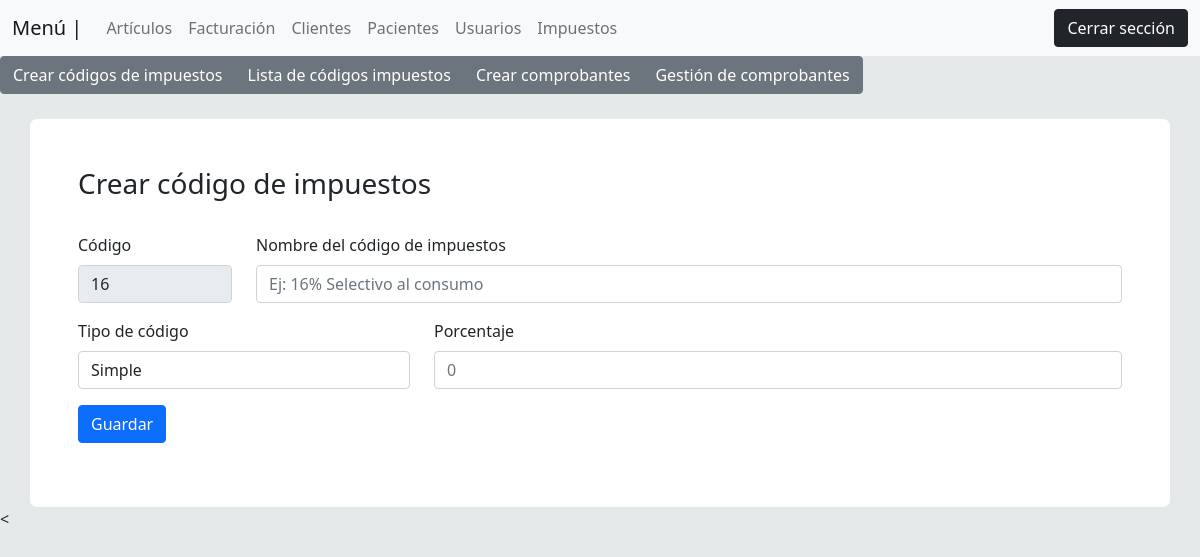
Before: /views/crear_codigo.php (signed in) with the older database file.
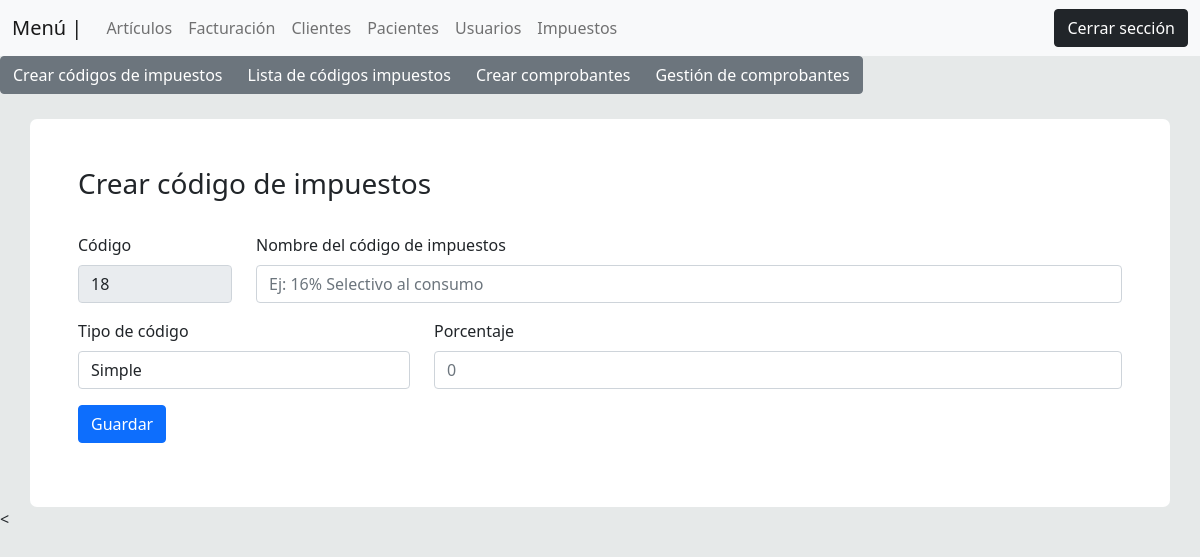
After: the same page with the newer database file.
### tables this page shows
CREATE TABLE `impuestos` (
  `id` int(11) NOT NULL,
  `nombre` varchar(100) NOT NULL,
  `tipo` varchar(100) NOT NULL,
  `porcentaje` int(10) DEFAULT NULL,
  `creado_por` varchar(50) NOT NULL,
  `fecha_creacion` timestamp NOT NULL DEFAULT current_timestamp() ON UPDATE current_timestamp(),
  `modificado_por` varchar(100) DEFAULT NULL,
  `fecha_modificacion` date DEFAULT NULL,
  `borrado_por` varchar(100) DEFAULT NULL,
  `fecha_borrado` date DEFAULT NULL
);

### views/crear_codigo.php (the view, shortened to what this page needs)
<?php
 include('plantilla/menu_top.php');
 include('plantilla/menu_impuestos.php');
 $consulta_ultimo = "SELECT id from impuestos order by id desc";
 $query_ultimo = $conexion->query($consulta_ultimo);
 $resultado_ultimo = $query_ultimo->fetch_assoc();
 $existencia = $query_ultimo->num_rows;
 if($existencia > 0 ){
    $inizializados = $resultado_ultimo["id"] + 1;
 }
 else{
    $inizializados="PRIMERO";
 }
?>
<div class="p-5 contenido">
        <div class="col-md-12">
            <H3>Crear código de impuestos</H3><br>
            <form action="../backend/impuestos/crear.php" method="post">
                <div class="row">
                    <div class="col-md-2">
                        <label for="exampleFormControlInput1" class="form-label">Código</label>
                        <input type="text" disabled class="form-control" value="<?php echo $inizializados  ?>" placeholder="000005">
                    </div>
                    <div class="col-md-10 mb-3">
                        <label for="exampleFormControlInput1" class="form-label">Nombre del código de impuestos</label>
                        <input type="text" name="nombre" class="form-control"placeholder="Ej: 16% Selectivo al consumo" required>
                    </div>
                    <div class="col-md-4 mb-3">
                        <label for="exampleFormControlTextarea1" class="form-label">Tipo de código</label>
                        <select  id = "tipo" name="tipo" class="form-control" id="">
                            <option  value="Simple">Simple</option>
                        </select>
                    </div>
                    <div  class="col-md-8 mb-3">
                        <div id="simple">
                            <label for="exampleFormControlTextarea1" class="form-label">Porcentaje</label>
                            <input type="number" name="porcentaje" class="form-control"placeholder="0">
                        </div>
                    </div>
                </div>
                <button class= "btn btn-primary">Guardar</button>
            </form>
        </div>
</div>
<

Changed rows visible on the page:
no longer on this page (row unchanged): impuestos: id "16"
added impuestos: id "18"
